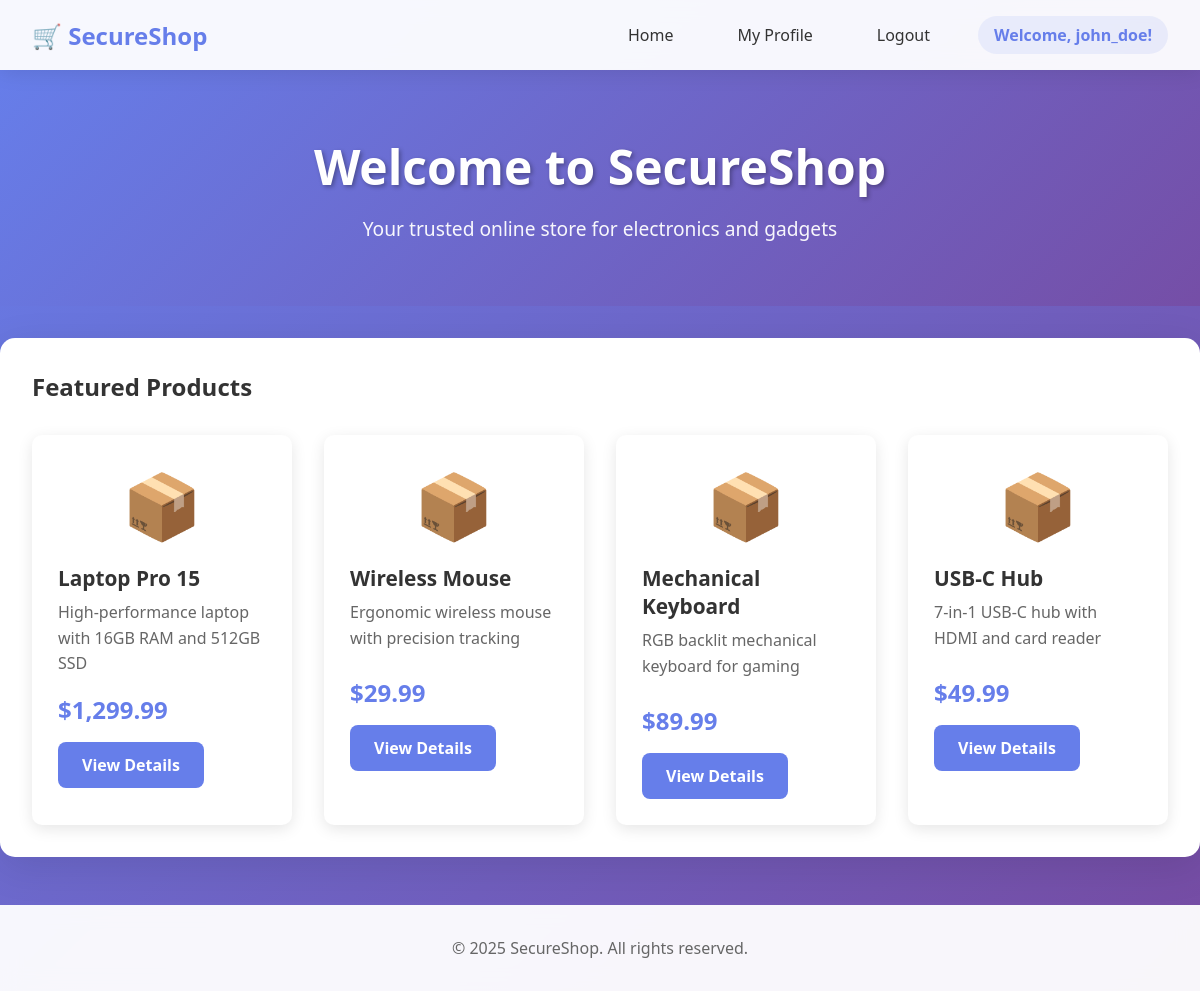
/ (signed in), run on the app's committed database.
### tables this page shows
CREATE TABLE IF NOT EXISTS users (
    id INT AUTO_INCREMENT PRIMARY KEY,
    username VARCHAR(50) NOT NULL UNIQUE,
    password VARCHAR(255) NOT NULL,
    email VARCHAR(100),
    is_admin TINYINT(1) DEFAULT 0,
    bio TEXT,
    created_at TIMESTAMP DEFAULT CURRENT_TIMESTAMP
);

CREATE TABLE IF NOT EXISTS products (
    id INT AUTO_INCREMENT PRIMARY KEY,
    name VARCHAR(100) NOT NULL,
    description TEXT,
    price DECIMAL(10, 2),
    image VARCHAR(255),
    created_at TIMESTAMP DEFAULT CURRENT_TIMESTAMP
);

### config.php (called while the page is built, shortened)
<?php
$conn = new mysqli(DB_HOST, DB_USER, DB_PASS, DB_NAME);
function isLoggedIn() {
    return isset($_SESSION['user_id']);
}
function getCurrentUser() {
    global $conn;
    if (isLoggedIn()) {
        $user_id = $_SESSION['user_id'];
        $query = "SELECT * FROM users WHERE id = $user_id";
        $result = $conn->query($query);
        return $result->fetch_assoc();
    }
    return null;
}
?>

### index.php (the view, shortened to what this page needs)
<?php
require_once 'config.php';
$current_user = getCurrentUser();
?>
<!DOCTYPE html>
<html lang="en">
<head>
    <link rel="stylesheet" href="style.css">
</head>
<body>
    <nav class="navbar">
        <div class="nav-container">
            <a href="index.php" class="logo">🛒 SecureShop</a>
            <ul class="nav-menu">
                <li><a href="index.php">Home</a></li>
                <?php if (isLoggedIn()): ?>
                    <li><a href="profile.php?id=<?php echo $_SESSION['user_id']; ?>">My Profile</a></li>
                    <li><a href="logout.php">Logout</a></li>
                    <li class="user-info">Welcome, <?php echo htmlspecialchars($current_user['username']); ?>!</li>
                <?php else: ?>
                    <li><a href="login.php">Login</a></li>
                    <li><a href="register.php">Register</a></li>
                <?php endif; ?>
            </ul>
        </div>
    </nav>
    <div class="hero">
        <h1>Welcome to SecureShop</h1>
        <p>Your trusted online store for electronics and gadgets</p>
    </div>
    <div class="container">
        <h2>Featured Products</h2>
        <div class="products-grid">
            <?php
            $query = "SELECT * FROM products LIMIT 4";
            $result = $conn->query($query);
            while ($product = $result->fetch_assoc()):
            ?>
            <div class="product-card">
                <div class="product-image">📦</div>
                <h3><?php echo htmlspecialchars($product['name']); ?></h3>
                <p class="product-description"><?php echo htmlspecialchars($product['description']); ?></p>
                <p class="product-price">$<?php echo number_format($product['price'], 2); ?></p>
                <a href="product.php?id=<?php echo $product['id']; ?>" class="btn">View Details</a>
            </div>
            <?php endwhile; ?>
        </div>
    </div>
    <footer>
        <p>&copy; 2025 SecureShop. All rights reserved.</p>
    </footer>
</body>
</html>

### style.css (style rules this page uses)
* { margin: 0; padding: 0; box-sizing: border-box; }
body { font-family: 'Segoe UI', Tahoma, Geneva, Verdana, sans-serif; background: linear-gradient(135deg, #667eea 0%, #764ba2 100%); min-height: 100vh; color: #333; }
.navbar { background: rgba(255, 255, 255, 0.95); backdrop-filter: blur(10px); box-shadow: 0 2px 20px rgba(0, 0, 0, 0.1); position: sticky; top: 0; z-index: 1000; }
.nav-container { max-width: 1200px; margin: 0 auto; padding: 1rem 2rem; display: flex; justify-content: space-between; align-items: center; }
.logo { font-size: 1.5rem; font-weight: bold; color: #667eea; text-decoration: none; transition: transform 0.3s ease; }
.nav-menu { display: flex; list-style: none; gap: 2rem; align-items: center; }
.nav-menu li a { color: #333; text-decoration: none; font-weight: 500; transition: color 0.3s ease; padding: 0.5rem 1rem; border-radius: 5px; }
.user-info { color: #667eea; font-weight: 600; background: rgba(102, 126, 234, 0.1); padding: 0.5rem 1rem; border-radius: 20px; }
.hero { text-align: center; padding: 4rem 2rem; color: white; background: linear-gradient(135deg, rgba(102, 126, 234, 0.8) 0%, rgba(118, 75, 162, 0.8) 100%); margin-bottom: 2rem; }
.hero h1 { font-size: 3rem; margin-bottom: 1rem; text-shadow: 2px 2px 4px rgba(0, 0, 0, 0.3); }
.hero p { font-size: 1.2rem; opacity: 0.95; }
.container { max-width: 1200px; margin: 0 auto; padding: 2rem; background: white; border-radius: 15px; box-shadow: 0 10px 40px rgba(0, 0, 0, 0.1); margin-bottom: 2rem; }
.products-grid { display: grid; grid-template-columns: repeat(auto-fit, minmax(250px, 1fr)); gap: 2rem; margin-top: 2rem; }
.product-card { background: white; border-radius: 10px; padding: 1.5rem; box-shadow: 0 4px 15px rgba(0, 0, 0, 0.1); transition: transform 0.3s ease, box-shadow 0.3s ease; border: 2px solid transparent; }
.product-image { font-size: 4rem; text-align: center; margin-bottom: 1rem; }
.product-card h3 { color: #333; margin-bottom: 0.5rem; font-size: 1.3rem; }
.product-description { color: #666; margin-bottom: 1rem; line-height: 1.6; min-height: 60px; }
.product-price { font-size: 1.5rem; color: #667eea; font-weight: bold; margin-bottom: 1rem; }
.btn { display: inline-block; padding: 0.75rem 1.5rem; background: #667eea; color: white; text-decoration: none; border-radius: 8px; font-weight: 600; transition: all 0.3s ease; border: none; cursor: pointer; font-size: 1rem; }
footer { background: rgba(255, 255, 255, 0.95); backdrop-filter: blur(10px); text-align: center; padding: 2rem; color: #666; margin-top: 3rem; }

### data on the page
users: username "john_doe"
products: name "Laptop Pro 15", description "High-performance laptop with 16GB RAM and 512GB SSD", price "1,299.99"
products: name "Wireless Mouse", description "Ergonomic wireless mouse with precision tracking", price "29.99"
products: name "Mechanical Keyboard", description "RGB backlit mechanical keyboard for gaming", price "89.99"
products: name "USB-C Hub", description "7-in-1 USB-C hub with HDMI and card reader", price "49.99"
